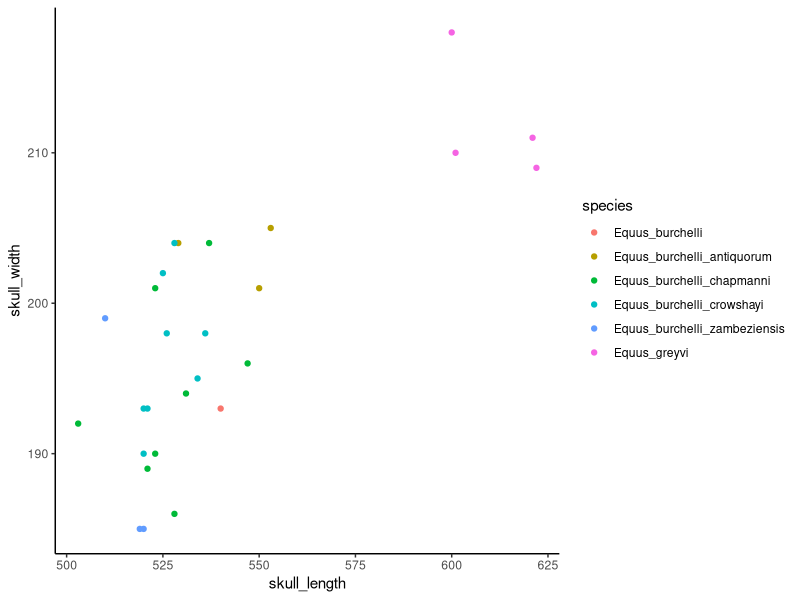

The R source for this figure: (Note: this script raises an error after producing the figure.)
# Analysing zebra data 
library(tidyverse)
library(ggfortify)

# Reading in the data
rawd <- read_csv("2017-05-15_zebra-collection-data.csv")
# Checking the data
tbl_df(rawd)
glimpse(rawd)
# Plotting the sull length against skull width
pl <- ggplot(data = rawd)+
geom_point(mapping = aes(x= skull_length, y = skull_width, colour= species)) +
  theme_classic()
pl

# Adding sex to the plot by coding the shape to differ with sex 
pl1 <-
  ggplot(data = bur, aes(x = skull_length, y = skull_width, colour = species)) +
  geom_point(aes(shape = sex)) + theme_classic()
pl1

# Creating a boxplot to look at the variation in skull length in the different species 
box <- ggplot(rawd) +
  geom_boxplot(aes(species, skull_length)) +
  coord_flip()

# now that the skull length width data has been plotted we can add a model 
# adding a simple regression model 
zmodel1 <- lm(skull_length ~ skull_width, data = rawd)
#looking at the residuals of the model 
autoplot(zmodel1, smooth.colour = NA)
# looking at the output/ results of the model, then lookin in more detail
anova(zmodel1)
summary(zmodel1)

# adding species as a covariate 

zmodel2 <- lm(skull_length~ tooth_p1_length *species, data = rawd)
autoplot(zmodel2, smooth.colour = NA)

anova(zmodel2)
summary(zmodel2)

#########################################################
# looking only at the burcelli species, is there variation within the four
# subspecies that we were looking at?
bur <- rawd %>% filter(!species =="Equus_greyvi")
ggplot(bur) +
  geom_boxplot(aes(species, skull_length)) +
  coord_flip()

# selecting only the skull length and skull width to look at 
bur_skull <- bur %>% select(skull_length,skull_width, species)

#plot the data
ggplot(data = bur_skull, aes(x = skull_length, y = skull_width, colour = species)) +
  geom_point(aes()) + theme_classic()

# using a  regression model
zmodel1 <- lm(skull_length ~ skull_width, data = rawd)
autoplot(zmodel1, smooth.colour = NA)

#look at the results 
anova(zmodel1)
summary(zmodel1)

# can we use skull length to predict skull width 
# create new x and new y 
